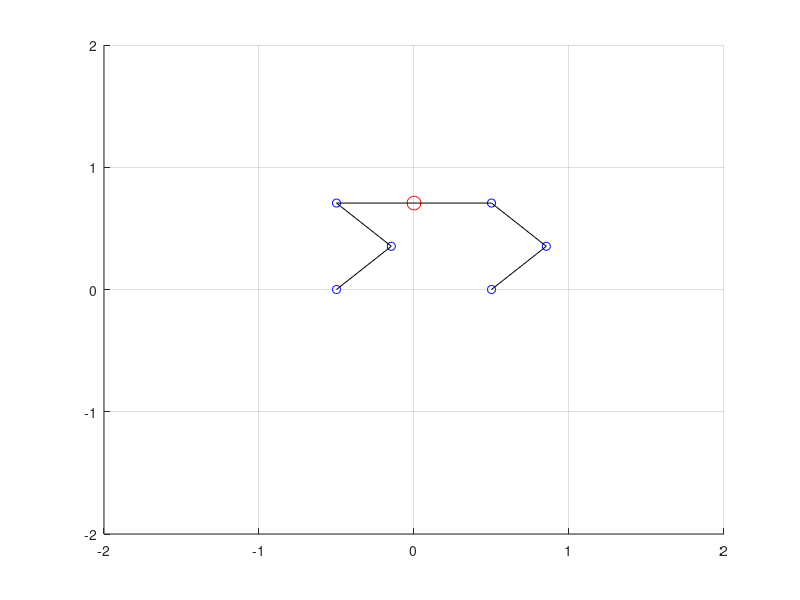

This figure's MATLAB source: (Note: this script raises an error after producing the figure.)
%
% Kinematics of the half-bobcat
%
% Position coordinates:
%
%           p1----p0----p2
%          /            /
%         /            /
%        p3           p4
%        \             \
%         \             \
%          p5            p6
%
% Joint angles:
%
%           o------------o
%          / q1)        / q2)
%         /            /
%        o q3)        o q4)
%        \             \
%         \             \
%          o             o
%
% Body dimensions (link lengths):
%
%           o-----r0------o
%          /             /
%         / r1          / r2
%        /             /
%       o             o
%        \             \
%         \ r3          \ r3
%          \             \
%           o             o
%
% The angle theta is the angle of link r0 w.r.t. to the global reference frame
% which is given by the ground plane (line between p5 and p6).
%
%                           p2
%                    _ _ _ /
%            _ _ _ /
%          / theta)
%       p1,p5 ---------------- p6
%
function half_bobcat_simulate

  conf = struct;
  conf.r0 = 1;
  conf.r1 = 0.5;
  conf.r2 = 0.5;
  conf.g = 9.81;
  conf.m = 1;

  p0_init = [0;sqrt(2)/2];
  v0_init = [0;0];
  theta_init = 0;
  q1_init = pi/4;
  q2_init = pi/4;
  q3_init = -pi/2;
  q4_init = -pi/2;
  
  theta_dot_init = 0;
  f1_init = 0;
  f2_init = 0;
  
  
  half_bobcat_draw(p0_init, theta_init, q1_init, q2_init, q3_init, q4_init, conf)
  
  y0 = vertcat(p0_init, v0_init, theta_init, q1_init, q2_init, q3_init, q4_init, theta_dot_init, f1_init, f2_init);
  
  tspan = 0:0.01:2;
  options = odeset('Mass', gait_double_support_mass(), 'RelTol', 1e-4);
                 
  [t,y] = ode15s(@(t,y)dae(y,conf),tspan,y0,options);

end

function half_bobcat_draw(p0, theta, q1, q2, q3, q4, conf)

  r0 = conf.r0;
  r1 = conf.r1;
  r2 = conf.r2;

  p1 = p1fun(p0, theta, r0);
  p2 = p2fun(p0, theta, r0);
  p3 = p3fun(p0, theta, q1, r0, r1);
  p4 = p4fun(p0, theta, q2, r0, r1);
  p5 = p5fun(p0, theta, q1, q3, r0, r1, r2);
  p6 = p6fun(p0, theta, q2, q4, r0, r1, r2);

  figure;
  hold on; grid on;
  
  plot(p0(1), p0(2), 'or', 'MarkerSize', 10)
  plot(p1(1), p1(2), 'ob')
  plot(p2(1), p2(2), 'ob')
  plot(p3(1), p3(2), 'ob')
  plot(p4(1), p4(2), 'ob')
  plot(p5(1), p5(2), 'ob')
  plot(p6(1), p6(2), 'ob')
  
  plot([p5(1), p3(1), p1(1), p2(1), p4(1), p6(1)], [p5(2), p3(2), p1(2), p2(2), p4(2), p6(2)], 'k')
  
  xlim([-2,2])
  ylim([-2,2])
  
end

function r = dae(y, conf)
  x = struct;
  x.p0 = [y(1);y(2)];
  x.v0 = [y(3);y(4)];
  x.theta = y(5);
  x.q1 = y(6);
  x.q2 = y(7);
  x.q3 = y(8);
  x.q4 = y(9);
  
  z = struct;
  z.theta_dot = y(10);
  z.f1 = y(11);
  z.f2 = y(12);
  
  diff = struct;
  diff.p0 = zeros(2,1);
  diff.v0 = zeros(2,1);
  diff.theta = 0;
  diff.q1 = 0;
  diff.q2 = 0;
  diff.q3 = 0;
  diff.q4 = 0;
  
  alg = zeros(3,1);
  
  [diff,alg] = gait_double_support_dae(diff,alg,x,z,conf);
  
  r = vertcat(diff.p0, diff.v0, diff.theta, diff.q1, diff.q2, diff.q3, diff.q4, alg(1), alg(2), alg(3));
  
end

function M = gait_double_support_mass()
  M = diag([1 1 1 1 1 1 1 1 1 0 0 0]);
end

function [diff,alg] = gait_double_support_dae(diff, alg, x, z, conf)

  g = conf.g;
  m = conf.m;
  r0 = conf.r0;
  r1 = conf.r1;
  r2 = conf.r2;

  p0 = x.p0;
  v0 = x.v0;
  theta = x.theta;
  
  theta_dot = z.theta_dot;
  f1 = z.f1;
  f2 = z.f2;

  q1 = x.q1;
  q2 = x.q2;
  q3 = x.q3;
  q4 = x.q4;
  
  q1_dot = 0;
  q2_dot = 0;
  q3_dot = 0;
  q4_dot = 0;

  p5 = p5fun(p0, theta, q1, q2, r0, r1, r2);
  p6 = p6fun(p0, theta, q1, q2, r0, r1, r2);

  p5_direction = p5-p0;
  p6_direction = p6-p0;
  p5_direction = p5_direction/norm(p5_direction);
  p6_direction = p6_direction/norm(p6_direction);

  diff.p0 = v0;
  diff.v0  = [0;-g] + f1*p5_direction/m + f2*p6_direction/m;

  diff.q1 = q1_dot;
  diff.q1 = q1_dot;
  diff.q3 = q1_dot;
  diff.q4 = q1_dot;
  
  v5 = v5fun(v0, theta, theta_dot, q1, q1_dot, q3, q3_dot, r0, r1, r2);
  v6 = v6fun(v0, theta, theta_dot, q2, q2_dot, q4, q4_dot, r0, r1, r2);

  alg(1) = dot(v5,v5);
  alg(2) = dot(v6,v6);

  % constraint:
  %   cos(theta) = dot((p2-p1), (p6-p5)) / norm(p2-p1) / norm(p6-p5)
  % differentiate to be on velocity level
  p1 = p1fun(p0, theta, r0);
  p2 = p2fun(p0, theta, r0);
  
  v1 = v1fun(v0, theta, theta_dot, r0);
  v2 = v2fun(v0, theta, theta_dot, r0);

  alg(3) = sin(theta) * theta_dot + ...
           v2'*p6+p2'*v6-v2'*p5-p2'*v5-v1'*p6-p1'*v6+v1'*p5+p1'*v5;
end

function r = p1fun(p0, theta, r0)
  r = p0 - r0 / 2 * [cos(theta); sin(theta)];
end

function r = v1fun(v0, theta, theta_dot, r0)
  r = v0 + r0 / 2 * [sin(theta); -cos(theta)] * theta_dot;
end

function r = p2fun(p0, theta, r0)
  r = p0 + r0 / 2 * [cos(theta); sin(theta)];
end

function r = v2fun(v0, theta, theta_dot, r0)
  r = v0 + r0 / 2 * [-sin(theta); cos(theta)] * theta_dot;
end

function r = p3fun(p0, theta, q1, r0, r1)
  angle = theta + q1;
  r = p1fun(p0, theta, r0) + r1 * [sin(angle); -cos(angle)];
end

function r = v3fun(v0, theta, theta_dot, q1, q1_dot, r0, r1)
  angle = theta + q1;
  r = v1fun(v0, theta, theta_dot, r0) + r1 * [cos(angle); sin(angle)] * (theta_dot + q1_dot);
end

function r = p4fun(p0, theta, q2, r0, r1)
  angle = theta + q2;
  r = p2fun(p0, theta, r0) + r1 * [sin(angle); -cos(angle)];
end

function r = v4fun(v0, theta, theta_dot, q2, q2_dot, r0, r1)
  angle = theta + q2;
  r = v2fun(v0, theta, theta_dot, r0) + r1 * [cos(angle); sin(angle)] * (theta_dot + q2_dot);
end

function r = p5fun(p0, theta, q1, q3, r0, r1, r2)
  angle = theta + q1 + q3;
  r = p3fun(p0, theta, q1, r0, r1) + r2 * [sin(angle); -cos(angle)];
end

function r = v5fun(v0, theta, theta_dot, q1, q1_dot, q3, q3_dot, r0, r1, r2)
  angle = theta + q1 + q3;
  angle_dot = theta_dot + q1_dot + q3_dot;
  r = v3fun(v0, theta, theta_dot, q1, q1_dot, r0, r1) + r2 * [cos(angle); sin(angle)] * angle_dot;
end

function r = p6fun(p0, theta, q2, q4, r0, r1, r2)
  angle = theta + q2 + q4;
  r = p4fun(p0, theta, q2, r0, r1) + r2 * [sin(angle); -cos(angle)];
end

function r = v6fun(v0, theta, theta_dot, q2, q2_dot, q4, q4_dot, r0, r1, r2)
  angle = theta + q2 + q4;
  angle_dot = theta_dot + q2_dot + q4_dot;
  r = v4fun(v0, theta, theta_dot, q2, q2_dot, r0, r1) + r2 * [cos(angle); sin(angle)] * angle_dot;
end
